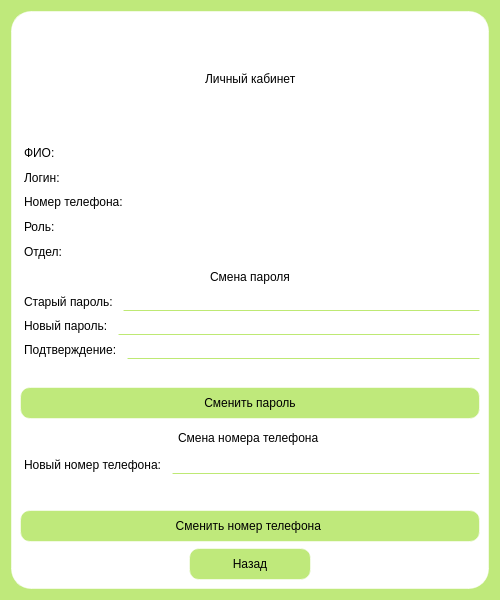
<?xml version="1.0" encoding="UTF-8"?>
<ui version="4.0">
 <class>PersonAccount</class>
 <widget class="QWidget" name="PersonAccount">
  <property name="geometry">
   <rect>
    <x>0</x>
    <y>0</y>
    <width>500</width>
    <height>600</height>
   </rect>
  </property>
  <property name="minimumSize">
   <size>
    <width>0</width>
    <height>0</height>
   </size>
  </property>
  <property name="maximumSize">
   <size>
    <width>16777215</width>
    <height>16777215</height>
   </size>
  </property>
  <property name="windowTitle">
   <string>Dialog</string>
  </property>
  <property name="styleSheet">
   <string notr="true">background-color: rgb(191, 233, 123);
</string>
  </property>
  <layout class="QGridLayout" name="gridLayout">
   <item row="0" column="0">
    <widget class="QWidget" name="widget" native="true">
     <property name="styleSheet">
      <string notr="true">background-color: rgb(255, 255, 255);
border: 1px solid rgba(255, 255, 255, 140);
border-radius: 20px;</string>
     </property>
     <layout class="QVBoxLayout" name="verticalLayout_4">
      <item>
       <layout class="QHBoxLayout" name="horizontalLayout_8">
        <item>
         <spacer name="horizontalSpacer">
          <property name="orientation">
           <enum>Qt::Horizontal</enum>
          </property>
          <property name="sizeHint" stdset="0">
           <size>
            <width>40</width>
            <height>20</height>
           </size>
          </property>
         </spacer>
        </item>
        <item>
         <widget class="QLabel" name="label">
          <property name="text">
           <string>Личный кабинет</string>
          </property>
         </widget>
        </item>
        <item>
         <spacer name="horizontalSpacer_2">
          <property name="orientation">
           <enum>Qt::Horizontal</enum>
          </property>
          <property name="sizeHint" stdset="0">
           <size>
            <width>40</width>
            <height>20</height>
           </size>
          </property>
         </spacer>
        </item>
       </layout>
      </item>
      <item>
       <layout class="QVBoxLayout" name="verticalLayout">
        <item>
         <widget class="QLabel" name="label_2">
          <property name="text">
           <string>ФИО: </string>
          </property>
         </widget>
        </item>
        <item>
         <widget class="QLabel" name="label_3">
          <property name="text">
           <string>Логин: </string>
          </property>
         </widget>
        </item>
        <item>
         <widget class="QLabel" name="label_5">
          <property name="text">
           <string>Номер телефона: </string>
          </property>
         </widget>
        </item>
        <item>
         <widget class="QLabel" name="label_12">
          <property name="text">
           <string>Роль: </string>
          </property>
         </widget>
        </item>
        <item>
         <widget class="QLabel" name="label_11">
          <property name="text">
           <string>Отдел: </string>
          </property>
         </widget>
        </item>
       </layout>
      </item>
      <item>
       <layout class="QVBoxLayout" name="verticalLayout_2">
        <item>
         <layout class="QHBoxLayout" name="horizontalLayout">
          <item>
           <spacer name="horizontalSpacer_7">
            <property name="orientation">
             <enum>Qt::Horizontal</enum>
            </property>
            <property name="sizeHint" stdset="0">
             <size>
              <width>40</width>
              <height>20</height>
             </size>
            </property>
           </spacer>
          </item>
          <item>
           <widget class="QLabel" name="label_9">
            <property name="text">
             <string>Смена пароля</string>
            </property>
           </widget>
          </item>
          <item>
           <spacer name="horizontalSpacer_8">
            <property name="orientation">
             <enum>Qt::Horizontal</enum>
            </property>
            <property name="sizeHint" stdset="0">
             <size>
              <width>40</width>
              <height>20</height>
             </size>
            </property>
           </spacer>
          </item>
         </layout>
        </item>
        <item>
         <layout class="QHBoxLayout" name="horizontalLayout_2">
          <item>
           <widget class="QLabel" name="label_6">
            <property name="text">
             <string>Старый пароль:</string>
            </property>
           </widget>
          </item>
          <item>
           <widget class="QLineEdit" name="lineEdit">
            <property name="styleSheet">
             <string notr="true">border-bottom-color: rgb(190, 233, 116);</string>
            </property>
            <property name="maxLength">
             <number>50</number>
            </property>
           </widget>
          </item>
         </layout>
        </item>
        <item>
         <layout class="QHBoxLayout" name="horizontalLayout_3">
          <item>
           <widget class="QLabel" name="label_7">
            <property name="text">
             <string>Новый пароль:</string>
            </property>
           </widget>
          </item>
          <item>
           <widget class="QLineEdit" name="lineEdit_2">
            <property name="styleSheet">
             <string notr="true">border-bottom-color: rgb(190, 233, 116);</string>
            </property>
            <property name="maxLength">
             <number>50</number>
            </property>
           </widget>
          </item>
         </layout>
        </item>
        <item>
         <layout class="QHBoxLayout" name="horizontalLayout_4">
          <item>
           <widget class="QLabel" name="label_8">
            <property name="text">
             <string>Подтверждение:</string>
            </property>
           </widget>
          </item>
          <item>
           <widget class="QLineEdit" name="lineEdit_3">
            <property name="styleSheet">
             <string notr="true">border-bottom-color: rgb(190, 233, 116);</string>
            </property>
            <property name="maxLength">
             <number>50</number>
            </property>
           </widget>
          </item>
         </layout>
        </item>
        <item>
         <widget class="QLabel" name="psw_luck">
          <property name="text">
           <string/>
          </property>
         </widget>
        </item>
        <item>
         <widget class="QPushButton" name="change_psw">
          <property name="styleSheet">
           <string notr="true">QPushButton {
color: black;
background-color: rgb(191, 233, 123);
border-radius: 10px;
width: 120px;
height: 30px;
} 
QPushButton:hover{
background-color: rgba(191, 233,140);
}

QPushButton:pressed{
background-color: rgba(191, 233,180);
}</string>
          </property>
          <property name="text">
           <string>Сменить пароль</string>
          </property>
         </widget>
        </item>
       </layout>
      </item>
      <item>
       <layout class="QVBoxLayout" name="verticalLayout_3">
        <item>
         <layout class="QHBoxLayout" name="horizontalLayout_5">
          <item>
           <spacer name="horizontalSpacer_5">
            <property name="orientation">
             <enum>Qt::Horizontal</enum>
            </property>
            <property name="sizeHint" stdset="0">
             <size>
              <width>40</width>
              <height>20</height>
             </size>
            </property>
           </spacer>
          </item>
          <item>
           <widget class="QLabel" name="label_10">
            <property name="styleSheet">
             <string notr="true"/>
            </property>
            <property name="text">
             <string>Смена номера телефона </string>
            </property>
           </widget>
          </item>
          <item>
           <spacer name="horizontalSpacer_6">
            <property name="orientation">
             <enum>Qt::Horizontal</enum>
            </property>
            <property name="sizeHint" stdset="0">
             <size>
              <width>40</width>
              <height>20</height>
             </size>
            </property>
           </spacer>
          </item>
         </layout>
        </item>
        <item>
         <layout class="QHBoxLayout" name="horizontalLayout_6">
          <item>
           <widget class="QLabel" name="label_4">
            <property name="text">
             <string>Новый номер телефона:</string>
            </property>
           </widget>
          </item>
          <item>
           <widget class="QLineEdit" name="lineEdit_4">
            <property name="styleSheet">
             <string notr="true">border-bottom-color: rgb(190, 233, 116);</string>
            </property>
            <property name="maxLength">
             <number>10</number>
            </property>
           </widget>
          </item>
         </layout>
        </item>
        <item>
         <widget class="QLabel" name="num_luck">
          <property name="text">
           <string/>
          </property>
         </widget>
        </item>
        <item>
         <widget class="QPushButton" name="change_num">
          <property name="cursor">
           <cursorShape>PointingHandCursor</cursorShape>
          </property>
          <property name="styleSheet">
           <string notr="true">QPushButton {
color: black;
background-color: rgb(191, 233, 123);
border-radius: 10px;
width: 120px;
height: 30px;
} 
QPushButton:hover{
background-color: rgba(191, 233,140);
}

QPushButton:pressed{
background-color: rgba(191, 233,180);
}</string>
          </property>
          <property name="text">
           <string>Сменить номер телефона </string>
          </property>
         </widget>
        </item>
       </layout>
      </item>
      <item>
       <layout class="QHBoxLayout" name="horizontalLayout_7">
        <item>
         <spacer name="horizontalSpacer_3">
          <property name="orientation">
           <enum>Qt::Horizontal</enum>
          </property>
          <property name="sizeHint" stdset="0">
           <size>
            <width>40</width>
            <height>20</height>
           </size>
          </property>
         </spacer>
        </item>
        <item>
         <widget class="QPushButton" name="return_pa">
          <property name="styleSheet">
           <string notr="true">QPushButton {
color: black;
background-color: rgb(191, 233, 123);
border-radius: 10px;
width: 120px;
height: 30px;
} 
QPushButton:hover{
background-color: rgba(191, 233,140);
}

QPushButton:pressed{
background-color: rgba(191, 233,180);
}</string>
          </property>
          <property name="text">
           <string>Назад</string>
          </property>
         </widget>
        </item>
        <item>
         <spacer name="horizontalSpacer_4">
          <property name="orientation">
           <enum>Qt::Horizontal</enum>
          </property>
          <property name="sizeHint" stdset="0">
           <size>
            <width>40</width>
            <height>20</height>
           </size>
          </property>
         </spacer>
        </item>
       </layout>
      </item>
     </layout>
    </widget>
   </item>
  </layout>
 </widget>
 <resources/>
 <connections/>
</ui>
